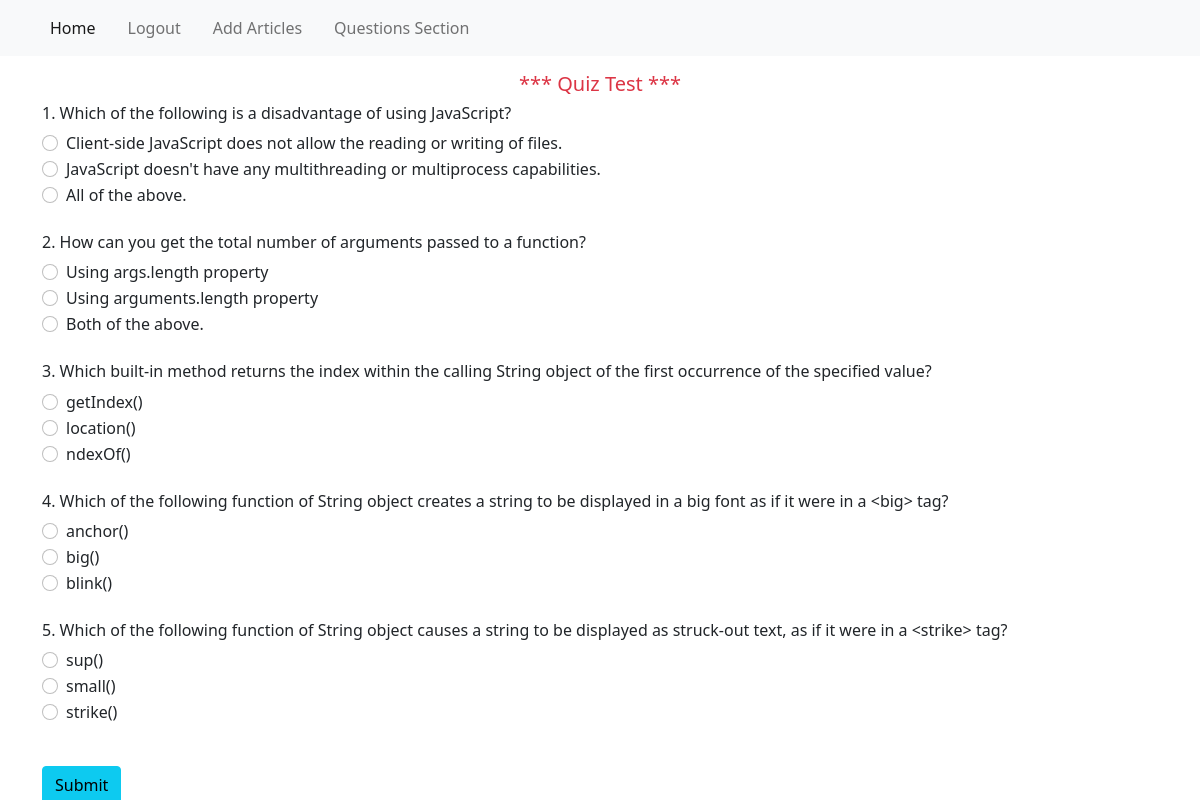
Page /quiz/solve-Quiz/Conversational-AI-creation-SaaS-platform-without-coding-65e24303-6946-4b70-a868-5dee05efda63/ (signed in) on the committed database.
### make_quiz/models.py (models this page shows, shortened)
class Quizzes(models.Model):
    article = models.ForeignKey(
        TeacherArticle,  on_delete=models.CASCADE, related_name="quiz_article")
    user = models.ForeignKey(
        User, on_delete=models.CASCADE, related_name="quiz_user")
    question = models.CharField(max_length=265)
    option1 = models.CharField(max_length=100)
    option2 = models.CharField(max_length=100)
    option3 = models.CharField(max_length=100)
    correct_answer = models.CharField(max_length=100)
    created = models.DateTimeField(auto_now_add=True)

### make_quiz/views.py (the view)
# urls.py: path("solve-Quiz/<slug>/", views.solve_quiz, name="solveQuiz"),
@login_required(login_url="login")
def solve_quiz(request, slug):
    article = TeacherArticle.objects.get(slug=slug)
    article_quizzes = Quizzes.objects.filter(article=article)
    return render(request, "solveQuiz.html", context={"article_quizzes": article_quizzes, "teacherArticle": article})

### make_quiz/templates/solveQuiz.html (shortened to what this page needs)
{% extends 'base.html' %}
{% load crispy_forms_tags %}
{% block body_block %}
{% if resultArr %}
{% for arr in resultArr %}
<h5>{{forloop.counter}}. {{arr.quiz.question}}</h5>
{% if arr.submission == True %}
{% if arr.quiz.correct_answer == arr.quiz.option1 %}
<div class="form-check">
    <input class="form-check-input" type="radio" checked>
    <label class="form-check-label bg-success text-white p-1">
        {{arr.quiz.option1}}
    </label>
</div>
{% else %}
<div class="form-check">
    <input class="form-check-input" type="radio">
    <label class="form-check-label">
        {{arr.quiz.option1}}
    </label>
</div>
{% endif %}
{% if arr.quiz.correct_answer == arr.quiz.option2 %}
<div class="form-check">
    <input class="form-check-input" type="radio" checked>
    <label class="form-check-label bg-success text-white p-1">
        {{arr.quiz.option2}}
    </label>
</div>
{% else %}
<div class="form-check">
    <input class="form-check-input" type="radio">
    <label class="form-check-label">
        {{arr.quiz.option2}}
    </label>
</div>
{% endif %}
{% if arr.quiz.correct_answer == arr.quiz.option3 %}
<div class="form-check">
    <input class="form-check-input" type="radio" checked>
    <label class="form-check-label bg-success text-white p-1">
        {{arr.quiz.option3}}
    </label>
</div>
{% else %}
<div class="form-check">
    <input class="form-check-input" type="radio">
    <label class="form-check-label">
        {{arr.quiz.option3}}
    </label>
</div>
{% endif %}
{% else %}
{% if arr.submission == arr.quiz.option1 %}
<div class="form-check">
    <input class="form-check-input" type="radio" checked>
    <label class="form-check-label bg-danger text-white p-1">
        {{arr.quiz.option1}}
    </label>
</div>
{% else %}
{% if arr.quiz.correct_answer == arr.quiz.option1 %}
<div class="form-check">
    <input class="form-check-input" type="radio" checked>
    <label class="form-check-label bg-success text-white p-1">
        {{arr.quiz.option1}}
    </label>
</div>
{% else %}
<div class="form-check">
    <input class="form-check-input" type="radio">
    <label class="form-check-label">
        {{arr.quiz.option1}}
    </label>
</div>
{% endif %}
{% endif %}
{% if arr.submission == arr.quiz.option2 %}
<div class="form-check">
    <input class="form-check-input" type="radio" checked>
    <label class="form-check-label bg-danger text-white p-1">
        {{arr.quiz.option2}}
    </label>
</div>
{% else %}
{% if arr.quiz.correct_answer == arr.quiz.option2 %}
<div class="form-check">
    <input class="form-check-input" type="radio" checked>
    <label class="form-check-label bg-success text-white p-1">
        {{arr.quiz.option2}}
    </label>
</div>
{% else %}
<div class="form-check">
    <input class="form-check-input" type="radio">
    <label class="form-check-label">
        {{arr.quiz.option2}}
    </label>
</div>
{% endif %}
{% endif %}
{% if arr.submission == arr.quiz.option3 %}
<div class="form-check">
    <input class="form-check-input" type="radio" checked>
    <label class="form-check-label bg-danger text-white p-1">
        {{arr.quiz.option3}}
    </label>
</div>
{% else %}
{% if arr.quiz.correct_answer == arr.quiz.option3 %}
<div class="form-check">
    <input class="form-check-input" type="radio" checked>
    <label class="form-check-label bg-success text-white p-1">
        {{arr.quiz.option3}}
    </label>
</div>
{% else %}
<div class="form-check">
    <input class="form-check-input" type="radio">
    <label class="form-check-label">
        {{arr.quiz.option3}}
    </label>
</div>
{% endif %}
{% endif %}
{% endif %}
<br>
{% endfor %}
<a href="{% url "home" %}" class="btn btn-primary btn-lg">Continue</a>
{% else %}
<h5 class="text-center text-danger">*** Quiz Test *** </h5>
<form action="{% url "quizResult" teacherArticle.user.pk teacherArticle.slug  %}" method="POST">
    {% for article  in article_quizzes  %}
    <h6>{{forloop.counter}}. {{article.question}}</h6>
    <div class="form-check">
        <input class="form-check-input" type="radio" name="exampleRadios{{forloop.counter}}" id="exampleRadios1"
            value="{{article.option1}}">
        <label class="form-check-label">
            {{article.option1}}
        </label>
    </div>
    <div class="form-check">
        <input class="form-check-input" type="radio" name="exampleRadios{{forloop.counter}}" id="exampleRadios2"
            value=" {{article.option2}}">
        <label class="form-check-label">
            {{article.option2}}
        </label>
    </div>
    <div class="form-check">
        <input class="form-check-input" type="radio" name="exampleRadios{{forloop.counter}}" id="exampleRadios2"
            value="{{article.option3}}">
        <label class="form-check-label">
            {{article.option3}}
        </label>
    </div>
    <br>
    {% endfor %}
    <input type="submit" class="btn btn-info mt-3" value="Submit">
</form>
{% endif %}
{% endblock body_block %}

### rows in the picture
Quizzes: question "Which of the following is a disadvantage of using JavaScript?", option1 "Client-side JavaScript does not allow the reading or writing of files.", option2 "JavaScript doesn't have any multithreading or multiprocess capabilities.", option3 "All of the above."
Quizzes: question "How can you get the total number of arguments passed to a function?", option1 "Using args.length property", option2 "Using arguments.length property", option3 "Both of the above."
Quizzes: question "Which built-in method returns the index within the calling String object of the first occurrence of the specified value?", option1 "getIndex()", option2 "location()", option3 "ndexOf()"
Quizzes: question "Which of the following function of String object creates a string to be displayed in a big font as if it were in a <big> tag?", option1 "anchor()", option2 "big()", option3 "blink()"
Quizzes: question "Which of the following function of String object causes a string to be displayed as struck-out text, as if it were in a <strike> tag?", option1 "sup()", option2 "small()", option3 "strike()"
